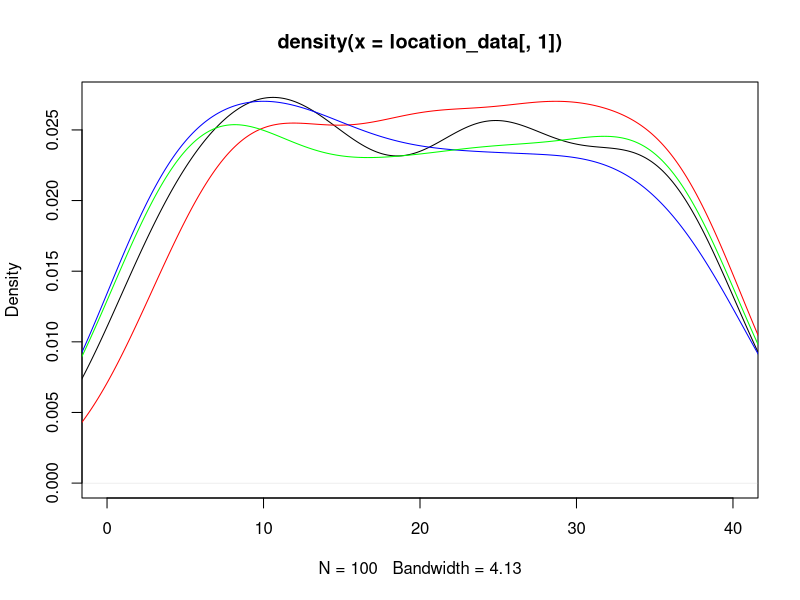
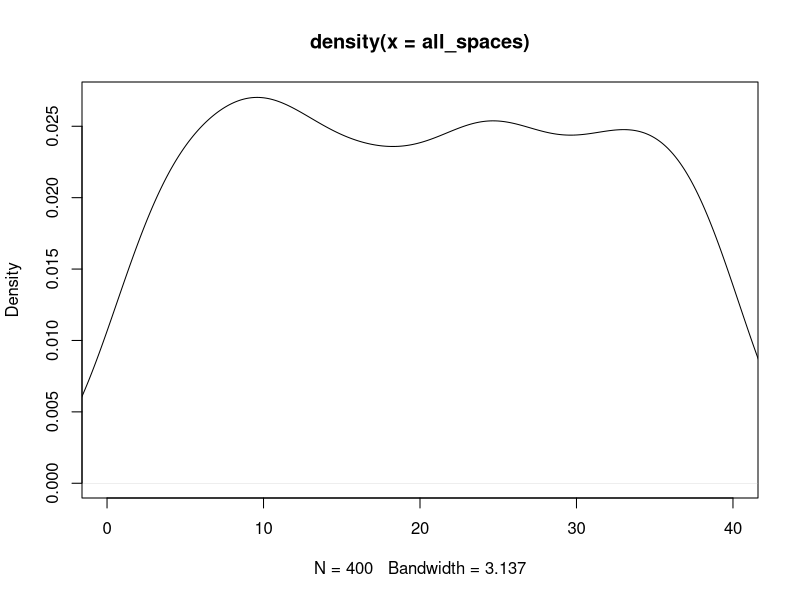
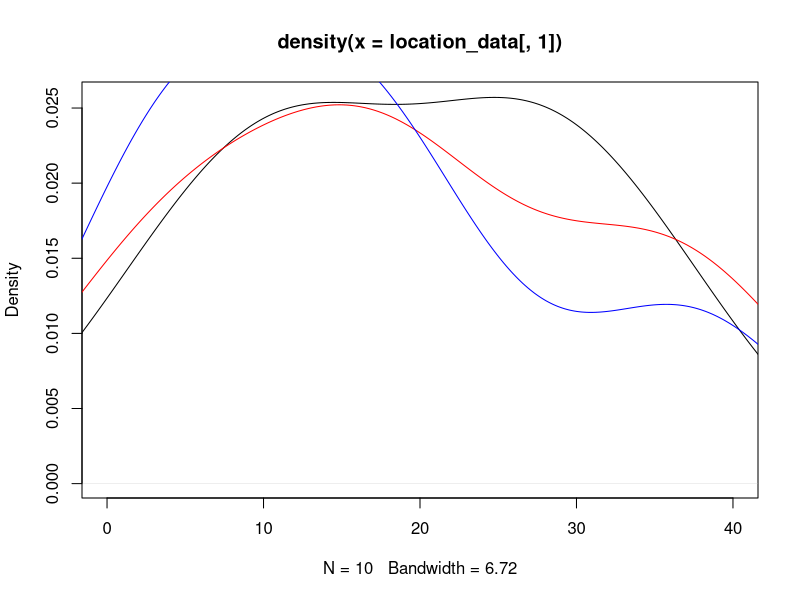
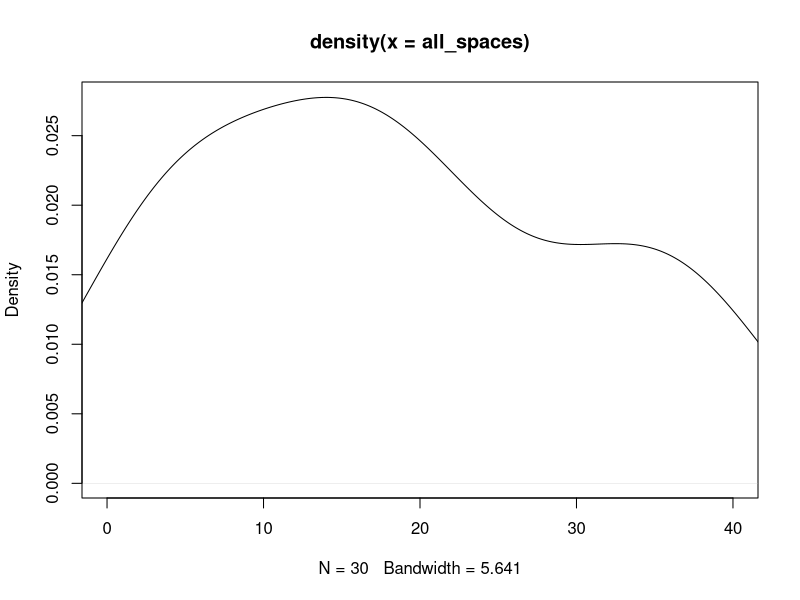

The R script that drew these images, in order: (Note: this script raises an error after producing the figures.)
## ---- chunk 1
knitr::opts_chunk$set(echo = TRUE)
## ---- chunk 2
#libraries
library(dplyr)
library(ggplot2)
## ---- chunk 3
#Kayleigh
##LET'S GET MOVING

monopolyBoard <- read.csv("MonopolyBoard.csv", header = T)
monopolyBoard

# Using dice rolls to determine where a player will land on the board
#input: "location"; a number 1-40; where the player is on the board
#output: the amount of spaces the player will move until they are on their new location

#note that this is only accounting for standard dice rolls, no special rules yet...

lets_move = function(location) {
  dice_roll_1 <- sample(1:6, 1, replace = TRUE)
  dice_roll_2 <- sample(1:6, 1, replace = TRUE)
  
  roll_total <- sum(dice_roll_1, dice_roll_2)
  roll_double <- dice_roll_1 == dice_roll_2
  
    location = location + roll_total
    
  if (location <= 40) {
    location = location
  } else {
    location = location - 40
  }
  
  space = monopolyBoard$name[monopolyBoard$spaces == location]
  
  print("You're moving forward...")
  print(roll_total)
  
  print("You're on space...")
  print(location)
  
  #print(space) #This prints out the name of the space that they land on. 
}

#testers
lets_move(1)
lets_move(25)
lets_move(38)
lets_move(40)



#A function to move players around the board and to play Monopoly!
#input: "turns"; the amount of turns we should take
#output: a player's new location on the board

lets_play = function(turns) {
  location = 1
  print("Starting Location: GO!")
  for (i in 1:turns) {
    location = lets_move(location)
  }
  print("You've landed on...")
  return(location)
}



lets_play(10) #tester #in this example if you look at a reference monopoly board and "walk" your way around the board with each move being the number in each output, you'll land on the space on the board corresponding to the final output (when counting "GO" as 1 and/or 40) 

#testers 
#"lets_move" and "lets_play" have both been edited to print out phrases for each roll and move to make it easier to determine how the player is moving. 
#"You're moving forward..." gives the player's roll
#"You're on space..." is the players position after 1 turn/"lets_move"
  # Later try to switch this print statement to the name of the spot that the player is on 
#"You've landed on..." gives the final location after running "lets_play" for "x" turns.
  # Later try to switch this print statement to the name of the spot that the player is on 

lets_play(3)
lets_play(10)

## ---- chunk 4
##DOUBLE DOWN

##WORK IN PROGRESS

#A function using dice rolls to determine how many spaces a player will move with the additional rules for "doubles" in Monopoly
#input: "location"; a number 1-40 where the player is on the board
#outut: the number of spaces the player will move on the board, with the special case of rolling three "doubles" and landing in jail
double_down = function(location) {
  dice_roll_1 <- sample(1:6, 1, replace = TRUE)
  dice_roll_2 <- sample(1:6, 1, replace = TRUE)
  
  roll_total <- sum(dice_roll_1, dice_roll_2)
  roll_double <- dice_roll_1 == dice_roll_2
  
  print("roll was")
  print(roll_total)
    
  if (roll_double) {
    
    dice_roll_3 <- sample(1:6, 1, replace = TRUE)
    dice_roll_4 <- sample(1:6, 1, replace = TRUE)
    
    roll_total_2 <- sum(dice_roll_3, dice_roll_4)
    roll_double_2 <- dice_roll_3 == dice_roll_4
    
    print("roll double was")
    print(roll_total_2)

    
    if (roll_double_2) {
      dice_roll_5 <- sample(1:6, 1, replace = TRUE)
      dice_roll_6 <- sample(1:6, 1, replace = TRUE)
      
      roll_total_3 <- sum(dice_roll_5, dice_roll_6)
      roll_double_3 <- dice_roll_5 == dice_roll_6
      
      print("roll double was")
      print(roll_total_3)
      
      if (roll_double_3) {
        location = 11 #Jail
        print("doubles, doubles, doubles")
        print("You're going to JAIL!")
        
      } else {
        location = location + roll_total + roll_total_2 + roll_total_3
        print("doubles, doubles, not doubles")
        print("You're moving forward...")
        print(roll_total + roll_total_2 + roll_total_3)
      }
    } else {
      location = location + roll_total + roll_total_2
      print("doubles, not doubles")
      print("You're moving forward...")
      print(roll_total+roll_total_2)
    }
  } else {
    location = location + roll_total
    print("no doubles")
    print("You're moving forward...")
    print(roll_total)
  }

    
  if (location <= 40) {
    location = location
  } else {
    location = location - 40
  }

  
  print("You're on space...")
  print(location)
}

double_down(1)
#text out in the function is kinda funky right but it's just to make sure its working right
#In final version switch all dice rolls to sample(1:6,...)

## ---- chunk 5
##CHANCE AND COMMUNITY CHEST CARDS
Card_Numbers <- c(1, 2, 3, 4, 5, 6, 7, 8, 9, 10, 11, 12, 13, 14, 15, 16)

Chance_Cards <- c("Advance to Boardwalk", "Advance to Go (Collect $200)", "Advance to Illinois Avenue. If you pass Go, collect $200", "Advance to St. Charles Place. If you pass Go, collect $200", "Advance to the nearest Railroad. If unowned, you may buy it from the Bank. If owned, pay owner twice the rental to which they are otherwise entitled", "Advance to the nearest Railroad. If unowned, you may buy it from the Bank. If owned, pay owner twice the rental to which they are otherwise entitled", "Advance token to nearest Utility. If unowned, you may buy it from the Bank. If owned, throw dice and pay owner a total ten times amount thrown", "Bank pays you dividend of $50", "Get Out of Jail Free", "Go Back 3 Spaces", "Go to Jail. Go directly to Jail, do not pass Go, do not collect $200", "Make general repairs on all your property. For each house pay $25. For each hotel pay $100", "Speeding fine $15", "Take a trip to Reading Railroad. If you pass Go, collect $200", "You have been elected Chairman of the Board. Pay each player $50", "Your building loan matures. Collect $150")

Chance <- data.frame(Chance_Cards, Card_Numbers)
Chance
##Chance cards to move a player to a new space:
  #1 -> Advance to Boardwalk (space 40)
  #2 -> Advance to Go (space 1)
  #3 -> Advance to Illinois Avenue (space 25)
  #4 -> Advance to St. Charles Place (space 12)
  #5 -> Advance to nearest Railroad (space(s) 6, 16, 26, 36)
  #6 -> Advance to nearest Railraod (space(s) 6, 16, 26, 36)
  #7 -> Advance to nearest Utility (space(s) 13, 29)
  #11 -> Go to Jail (space 11)
  #14 -> Take a trip to Reading Railroad (space 6)

Community_Chest_Cards <- c("Advance to Go (Collect $200)", "Bank error in your favor. Collect $200", "Doctor’s fee. Pay $50", "From sale of stock you get $50", "Get Out of Jail Free", "Go to Jail. Go directly to jail, do not pass Go, do not collect $200", "Holiday fund matures. Receive $100", "Income tax refund. Collect $20", "It is your birthday. Collect $10 from every player", "Life insurance matures. Collect $100", "Pay hospital fees of $100", "Pay school fees of $50", "Receive $25 consultancy fee", "You are assessed for street repair. $40 per house. $115 per hotel", "You have won second prize in a beauty contest. Collect $10", "You inherit $100")

Community_Chest <- data.frame(Community_Chest_Cards, Card_Numbers)
Community_Chest

##Community Chest Cards that move a player to a new space:
  #1 -> Advance to GO (space 1)
  #5 -> Go to Jail (space 11)

## ---- chunk 6
# heidi

#the function "who_goes_first" simulates the initial roll before the game begins in order to determine which player goes first
# input is a number of how many players are going to be playing
# output is the value of each players roll and the player that will start the game based on who had the highest roll
who_goes_first <- function(num_players){
  initial_rolls <- c()
  for (i in 1:num_players) {
    player_i_roll <- sum(sample(1:6, 2, replace=TRUE))
    initial_rolls <- c(initial_rolls, player_i_roll) # vector of every player's roll
    print(paste("Player", i, "rolled", player_i_roll))
  }
  cat("\n")
  if(sum(initial_rolls == max(initial_rolls)) >= 2){
    while (sum(initial_rolls == max(initial_rolls)) >= 2) { # if players tied for highest number
      tied_players <- which(initial_rolls==max(initial_rolls)) # identify which players tied
      print("It's a tie! Roll again")
      cat("\n")
      tie_breaker_rolls <- c()
      for (i in tied_players) { # tied players roll again
       player_i_roll2 <- sum(sample(1:6, 2, replace=TRUE))
       tie_breaker_rolls <- c(tie_breaker_rolls, player_i_roll2)
       print(paste("Player", i, "rolled", player_i_roll2))
      }
      initial_rolls <- tie_breaker_rolls
      highest_roll <- max(tie_breaker_rolls)
      highest_player2 <- tied_players[which(tie_breaker_rolls == highest_roll)]
    }
    cat("\n")
    print(paste("Player", highest_player2, "goes first!"))
  }
  else {
    highest_player <- which.max(initial_rolls) # who rolled the highest number
    print(paste("Player", highest_player, "goes first!"))
  }
}

who_goes_first(4) # test function

## ---- chunk 7
# Olivia
# Website for data: https://stat-jet-asu.github.io/Datasets/InstructorDescriptions/monopoly.html

monopolyBoard <- read.csv("MonopolyBoard.csv", header = T)
head(monopolyBoard)

# This section is for question number 2

# Kayleigh's lets_play function from above incorporating players and density plots
# uses lets_move function from above
# input: turns, # of turns to iterate through; players, number of players (2-4)
# output: density plot with a line for each player's frequency of spaces landed on 
# & density plot for the combined frequency of spaces landed on for all players

lets_play = function(turns, players) {
  location_data <- as.data.frame(matrix(nrow = turns, ncol = players))
  
for (j in 1:players) {
  location = 1
  
  for (i in 1:turns) {
    
    location = lets_move(location)
    location_data[i,j] <- location
    }
  }
  
  # creates density plot of frequency of landing on each space for each player
  plot(density(location_data[,1]), xlim = c(0,40), col = "black")
  
  colors <- c("red", "blue", "green")
  
  for (k in 2:players) {
  lines(density(location_data[,k]), col = colors[k-1]) # adds a density line for each player after the first
  }
  
  # creates density plot for total frequency landing on each space (all players spaces included)
  all_spaces <- as.vector(as.matrix(location_data))
  plot(density(all_spaces), xlim = c(0,40), col = "black")
}
lets_play(100, 4)

## ---- chunk 8
who_goes_first2 <- function(num_players){
  initial_rolls <- c()
  for (i in 1:num_players) {
    player_i_roll <- sum(sample(1:6, 2, replace=TRUE))
    initial_rolls <- c(initial_rolls, player_i_roll) # vector of every player's roll
#    print(paste("Player", i, "rolled", player_i_roll))
  }
  cat("\n")
  if(sum(initial_rolls == max(initial_rolls)) >= 2){
    while (sum(initial_rolls == max(initial_rolls)) >= 2) { # if players tied for highest number
      tied_players <- which(initial_rolls==max(initial_rolls)) # identify which players tied
#      print("It's a tie! Roll again")
#      cat("\n")
      tie_breaker_rolls <- c()
      for (i in tied_players) { # tied players roll again
       player_i_roll2 <- sum(sample(1:6, 2, replace=TRUE))
       tie_breaker_rolls <- c(tie_breaker_rolls, player_i_roll2)
#       print(paste("Player", i, "rolled", player_i_roll2))
      }
      initial_rolls <- tie_breaker_rolls
      highest_roll <- max(tie_breaker_rolls)
      highest_player2 <- tied_players[which(tie_breaker_rolls == highest_roll)]
    }
#    cat("\n")
#    print(paste("Player", highest_player2, "goes first!"))
  }
  else {
    highest_player <- which.max(initial_rolls) # who rolled the highest number
#    print(paste("Player", highest_player, "goes first!"))
#    return(highest_player)
  
    
  # creating player order
  player_order <- length(num_players)
  player_order[1] <- as.integer(highest_player)

 for (j in 2:num_players) {
    
  player_order[j] <- as.integer(player_order[j-1] + 1)
  if (player_order[j] > num_players) {
    player_order[j] <- 1
  }
 }
  print(player_order)
  }
  
  playerlist <- (list(highest_player, player_order))
  return(playerlist)
}

#who_goes_first2(4)

## ---- chunk 9
# Question number 3 -- including jail and double rolls

lets_move2 = function(location) {
  dice_roll_1 <- sample(1:6, 1, replace = TRUE)
  dice_roll_2 <- sample(1:6, 1, replace = TRUE)
  
  roll_total <- sum(dice_roll_1, dice_roll_2)
  roll_double <- dice_roll_1 == dice_roll_2
  
    location = location + roll_total # updates location to be previous location + roll total
    double3 = "false" # double3 is assigned "true" if the player double rolls 3x (as seen in if statement below), otherwise it is assigned "false" 
    
  # first double roll -> roll again
  if (roll_double == TRUE) {
    dice_roll_3 <- sample(1:6, 1, replace = TRUE)
    dice_roll_4 <- sample(1:6, 1, replace = TRUE)
    
    roll_total2 <- sum(dice_roll_3, dice_roll_4)
    roll_double2 <- dice_roll_3 == dice_roll_4
    
    location = location + roll_total2
    double3 = "false"
    
    # if player is at a location past 40, subtract 40 so they go back to the GO space at location "41"
    # this is included in each if statement below so that it applies if player has to roll again
    if (location <= 40) {
      location = location
    } else {
      location = location - 40
    }
     
      # second double roll -> roll again
      if (roll_double2 == TRUE) {
        dice_roll_5 <- sample(1:6, 1, replace = TRUE)
        dice_roll_6 <- sample(1:6, 1, replace = TRUE)
    
        roll_total3 <- sum(dice_roll_5, dice_roll_6)
        roll_double3 <- dice_roll_5 == dice_roll_6
    
        location = location + roll_total3
        double3 = "false"
        
        if (location <= 40) {
          location = location
        } else {
          location = location - 40
        }
        
        # third double roll -> go to jail
          if (roll_double3 == TRUE) {
            location = monopolyBoard$spaces[monopolyBoard$name == "Jail"]
            double3 = "true"
          }
      }
  }  
    
  if (location <= 40) {
    location = location
  } else {
    location = location - 40
  }
  
  listdata <- (list(location, double3)) # creates list for outputs "location" and "double3"
  # if you need to access location from this function, use lets_move2(location)[[1]]
  # if you need to access double3, use lets_move2(double3)[[2]]
  return(listdata)
  
}


# lets_play2 is currently set up to have each player go thru all their turns and then move onto the next player
# probably need to fix this for question 5

## ---- chunk 10

lets_play2 = function(turns, players) {
  
  
  location_data <- as.data.frame(matrix(nrow = turns, ncol = players)) # dataframe will keep data for locations of players for each turn
  double3data <- as.data.frame(matrix(nrow = turns, ncol = players)) # dataframe will say "true" if player double rolled 3x (which lands them in jail) and "false" if they didn't double roll 3x
  
    # puts players in order
    colnames(location_data) <- who_goes_first2(players)[[2]]
  
    location = 1 # each player starts at location 1
    location_data[1,] <- location
    double3 = 0 # initializing "double3" which will be later assigned a "true" or "false" based on if player double rolled 3x
  
    for (i in 2:turns) { # iterates through number of turns
      
        for (j in 1:players) { # rotates through each player
          
        location = lets_move2(location_data[i-1,j])[[1]] # takes location from lets_move2 function and assigns it to location
        location_data[i,j] <- as.integer(location) # puts location value into the dataframe of locations for each player
        double3data[i,j] <- lets_move2(double3)[[2]] # takes "true" or "false" value from double3 and adds it to double3data dataframe
        
      # deals with landing in jail from "go to jail" space and staying there for next 3 turns
      if (31 %in% location_data[i-1,j]) { # if you landed on 31 in the last turn (i-1 turn), you go to jail (space 11) for the ith turn
        location <- 11
        location_data[i,j] <- as.integer(location) # new location is 11
      } else if (11 %in% location_data[i-1,j] & 31 %in% location_data[i-2,j]) { # if you were on space 11 last turn AND you were on space 31 2 turns ago, you stay in jail (space 11) for turn i
        location <- 11
        location_data[i,j] <- as.integer(location)  
      } else if (11 %in% location_data[i-2,j] & 31 %in% location_data[i-3,j]) {
        location <- 11
        location_data[i,j] <- as.integer(location)
      }
        
      # landing in jail from 3x double roll and staying there for next 3 turns
      if (11 %in% location_data[i,j] & "true" %in% double3data[i-1,j]) { # if player's location is 11 (jail) and double3data is"true" (player double rolled 3x), player stays in jail. all 3 if/else if statements keep player in jail for the next 3 turns
        location <- 11
        location_data[i,j] <- as.integer(location)
      } else if (11 %in% location_data[i-1,j] & "true" %in% double3data[i-2,j]) { # 
        location <- 11
        location_data[i,j] <- as.integer(location)
      } else if (11 %in% location_data[i-2,j] & "true" %in% double3data[i-3,j]) {
        location <- 11
        location_data[i,j] <- as.integer(location)
      }
        
    }
  }
  print(location_data)
  
  # creates density plot of frequency of landing on each space for each player
  plot(density(location_data[,1]), xlim = c(0,40), col = "black")
  
  colors <- c("red", "blue", "green")
  
  for (k in 2:players) {
    lines(density(location_data[,k]), col = colors[k-1]) # adds a density line for each player after the first
  }
  
  # creates density plot for total frequency landing on each space (all players spaces included)
  all_spaces <- as.vector(as.matrix(location_data))
  plot(density(all_spaces), xlim = c(0,40), col = "black")
  
}
 
lets_play2(10, 3)

location_data

# how should we go about recording spaces landed on when double rolls occur?

## ---- chunk 11
# olivia (ignore this its a work in progress)
# Figure out how to have players pay and recieve money from landing on chance and community chest spaces

     if(draw_card == 5){
        if(location >= 37 && location <= 5){
              location = 6
              
              
            } else if (location >= 6 && location <= 15){
                location = 16
              } else {
                if(location >= 16 && location <= 25){
                  location = 26
                } else {
                  location = 36
                }
              }
            }
  
    if(draw_card == 6){
        if(location >= 37 && location <= 5){
              location = 6
            } else {
              if (location >= 6 && location <= 15){
                location = 16
              } else {
                if(location >= 16 && location <= 25){
                  location = 26
                } else {
                  location = 36
                }
              }
            }
    }

#################

Updating_Player_Bank <- function(location) {
  if(location == 2 || location == 4 || location == 6 || location == 7 || location == 9 || location == 10 || location == 12 || location == 13 || location == 14 || location == 15 || location == 16 || location == 17 || location == 19 || location == 20 || location == 22 || location == 24 || location == 25 || location == 26 || location == 27 || location == 28 || location == 29 || location == 30 || location == 32 || location == 33 || location == 35 || location == 36 || location == 38 || location == 40){
    location = location
    spot <- which(Property_Statuses$Space == location)
    cost <- which(monopolyBoard$spaces == location)
    owned_by_player <- Property_Statuses$Owned_By_Player[spot]
#    The_Players$Player_Bank[owned_by_player] <- The_Players$Player_Bank[owned_by_player] + monopolyBoard$rent_0[cost]
#    The_Players$Player_Bank[owned_by_player]
#    print(The_Players)
#    print(owned_by_player)
#    print(cost)
    
#    The_Players$Player_Bank[owned_by_player] <- The_Players$Player_Bank[owned_by_player] + monopolyBoard$rent_0[cost]
#    p1 <- The_Players$Player_Bank[owned_by_player]
#    The_Players$Player_Bank[j] <- The_Players$Player_Bank[j] - monopolyBoard$rent_0[cost]
#    p2 <- The_Players$Player_Bank[j]
    
    bank_list <- list(owned_by_player, cost)
    return(bank_list)

  }
}

Updating_Player_Bank(15)

#########################################

lets_move3 = function(location) {
  dice_roll_1 <- sample(1:6, 1, replace = TRUE)
  dice_roll_2 <- sample(1:6, 1, replace = TRUE)
  
  roll_total <- sum(dice_roll_1, dice_roll_2)
  roll_double <- dice_roll_1 == dice_roll_2
  
    location = location + roll_total
    double3 = "false"
  
#  print("your roll total is...")
#  print(roll_total)

  if (location <= 40) {
      location = location
  } else {
      location = location - 40
  }
   
#  print("your location is...")
#  print(location)
  
#  Updating_Player_Bank(location)
  
  if(location == 8 || location == 23 || location == 27) {
    location = Drawing_Chance(location)
#    print("your location is...")
#    print(location)
#    Updating_Player_Bank(location)
  }
  
  if(location == 3 || location == 18 || location == 34) {
    location = Drawing_Community_Chest(location)
#    print("your location is...")
#    print(location)
#    Updating_Player_Bank(location)
  }
    
  # first double roll -> roll again
  if (roll_double == TRUE) {
    dice_roll_3 <- sample(1:6, 1, replace = TRUE)
    dice_roll_4 <- sample(1:6, 1, replace = TRUE)
    
    roll_total2 <- sum(dice_roll_3, dice_roll_4)
    roll_double2 <- dice_roll_3 == dice_roll_4
    
    location = location + roll_total2
    double3 = "false"
#    print("1 double")
    
    if (location <= 40) {
      location = location
    } else {
      location = location - 40
    }
    
    
    if(location == 8 || location == 23 || location == 27) {
    location = Drawing_Chance(location)
    }
  
  if(location == 3 || location == 18 || location == 34) {
    location = Drawing_Community_Chest(location)
  }
    
#    Updating_Player_Bank(location)
     
      # second double roll -> roll again
      if (roll_double2 == TRUE) {
        dice_roll_5 <- sample(1:6, 1, replace = TRUE)
        dice_roll_6 <- sample(1:6, 1, replace = TRUE)
    
        roll_total3 <- sum(dice_roll_5, dice_roll_6)
        roll_double3 <- dice_roll_5 == dice_roll_6
    
        location = location + roll_total3
        double3 = "false"
#        print("2 doubles")
        
        if (location <= 40) {
          location = location
        } else {
          location = location - 40
        }
        
        
        if(location == 8 || location == 23 || location == 27) {
          location = Drawing_Chance(location)
        }
  
        if(location == 3 || location == 18 || location == 34) {
          location = Drawing_Community_Chest(location)
         
        }
        
#        Updating_Player_Bank(location)
        
        # third double roll -> go to jail
          if (roll_double3 == TRUE) {
            location = monopolyBoard$spaces[monopolyBoard$name == "Jail"]
            double3 = "true"
#            print("three doubles")
          }
      }
  }  
   
  location = location 
  
#  print("your location is...")
#  print(location)
  listdata <- (list(location, double3))
  return(listdata)
  
}

##########

# replaces NAs in rent_0 column with 0s
monopolyBoard$rent_0[is.na(monopolyBoard$rent_0) == TRUE] <- as.integer(0)

lets_play_idk = function(turns, players) {
  
  location_data <- as.data.frame(matrix(nrow = turns, ncol = players))
  double3data <- as.data.frame(matrix(nrow = turns, ncol = players))
#  player_bank_amount <- 0
  player_bank_data <- data.frame(matrix(nrow = 2, ncol = players))
  
    colnames(location_data) <- who_goes_first2(players)[[2]]
  
    location = 1
    location_data[1,] <- location
    double3 = 0
  
    for (i in 2:turns) {
      
        for (j in 1:players) {
          
        location = lets_move3(location_data[i-1,j])[[1]]
        location_data[i,j] <- as.integer(location)
        double3data[i,j] <- lets_move3(double3)[[2]]
        
  #      player_bank_amount <- lets_move3(location_data[i-1,j])[[3]]
  #      player_bank_data <- as.integer(player_bank_amount)
        
      # deals with landing in jail from "go to jail" space and staying there for next 3 turns
      if (31 %in% location_data[i-1,j]) { # if you land on 31 (go to jail), next location is in jail (space 11)
        location <- 11
        location_data[i,j] <- as.integer(location)
      } else if (11 %in% location_data[i-1,j] & 31 %in% location_data[i-2,j]) {
        location <- 11
        location_data[i,j] <- as.integer(location)
      } else if (11 %in% location_data[i-2,j] & 31 %in% location_data[i-3,j]) {
        location <- 11
        location_data[i,j] <- as.integer(location)
      }
        
      # landing in jail from 3x double roll and staying there for next 3 turns
      if (11 %in% location_data[i,j] & "true" %in% double3data[i-1,j]) { # "true" means player double rolled 3x -> jail
        location <- 11
        location_data[i,j] <- as.integer(location)
      } else if (11 %in% location_data[i-1,j] & "true" %in% double3data[i-2,j]) { # 
        location <- 11
        location_data[i,j] <- as.integer(location)
      } else if (11 %in% location_data[i-2,j] & "true" %in% double3data[i-3,j]) {
        location <- 11
        location_data[i,j] <- as.integer(location)
      }
        
#      player_bank_data[j] <- Updating_Player_Bank(location_data[i,j])[[1]]
        
        
          if(location == 2 || location == 4 || location == 6 || location == 7 || location == 9 || location == 10 || location == 12 || location == 13 || location == 14 || location == 15 || location == 16 || location == 17 || location == 19 || location == 20 || location == 22 || location == 24 || location == 25 || location == 26 || location == 27 || location == 28 || location == 29 || location == 30 || location == 32 || location == 33 || location == 35 || location == 36 || location == 38 || location == 40) {
            
    location = location
    spot <- which(Property_Statuses$Space == location)
    cost <- which(monopolyBoard$spaces == location)
    owned_by_player <- Property_Statuses$Owned_By_Player[spot]
        
        
#       owned_by_player <- Updating_Player_Bank(location_data[i,j])[[1]]
#       cost <- Updating_Player_Bank(location_data[i,j])[[2]]
       The_Players$Player_Bank[owned_by_player] <- The_Players$Player_Bank[owned_by_player] + monopolyBoard$rent_0[cost]
       The_Players$Player_Bank[j] <- The_Players$Player_Bank[j] - monopolyBoard$rent_0[cost]
          }
#  return(The_Players)
    }
  }
  print(location_data)
  print(double3data)
#  print(player_bank_data)
  print(The_Players)
  
  # creates density plot of frequency of landing on each space for each player
  plot(density(location_data[,1]), xlim = c(0,40), col = "black")
  
  plot(location_data[,1], xlim= c(0,40), col="black", type="h", xlab="Spaces", ylab="Frequency", main="Frequency of Landing on Each Space for Each Player")
  
  colors <- c("red", "blue", "green")
  
  for (k in 2:players) {
    lines(density(location_data[,k]), col = colors[k-1]) # adds a density line for each player after the first
  }
  
  # creates density plot for total frequency landing on each space (all players spaces included)
  all_spaces <- as.vector(as.matrix(location_data))
  plot(density(all_spaces), xlim = c(0,40), col = "black")
 
}

lets_play_idk(10, 4)

## ---- chunk 12
#4 - Kayleigh and Maddie 
#Chance - spaces 8, 23, 37
#Community Chest - spaces 3, 18, 34
Chance

Drawing_Chance = function(location) {
  location = location
  draw_card <- sample(1:16, 1, replace = TRUE)
  player_card <- Chance$Chance_Cards[draw_card]
  print(player_card)

  
      if(draw_card == 1) {
        location = 1
      }
      
      if(draw_card == 2) {
        location = 1
      }
      
      if(draw_card == 3) {
        location = 25
      }
  
      if(draw_card == 4){
        location = 12
      }
  
      if(draw_card == 5){
        if(location >= 37 && location <= 5){
              location = 6
            } else {
              if (location >= 6 && location <= 15){
                location = 16
              } else {
                if(location >= 16 && location <= 25){
                  location = 26
                } else {
                  location = 36
                }
              }
            }
    }
  
    if(draw_card == 6){
        if(location >= 37 && location <= 5){
              location = 6
            } else {
              if (location >= 6 && location <= 15){
                location = 16
              } else {
                if(location >= 16 && location <= 25){
                  location = 26
                } else {
                  location = 36
                }
              }
            }
    }
  
    if(draw_card == 7){
        if(location >= 29 && location <= 12){
              location = 13
            } else {
              location = 29
    }
  }
  
    if(draw_card == 11) {
      location = 11
    }
  
    if(draw_card == 14) {
      location = 6
    }
  
    if(draw_card == 10) {
      location = location - 3
    }
  
    location = location
    return(location)
}

Drawing_Chance(8)
Drawing_Chance(23)
Drawing_Chance(37)

Drawing_Community_Chest = function(location) {
  location = location
  draw_card_chest <- sample(1:16, 1, replace = TRUE)
  player_card_chest <- Community_Chest$Community_Chest_Cards[draw_card_chest]
  print(player_card_chest)
  print(location)
  
  if (draw_card_chest == 1) {
    location = 1
  } else {
    if (draw_card_chest == 6) {
    location = 11
    } else {
      location = location
    }
  
  }
  
  location = location 
  return(location)
}

Drawing_Community_Chest(3)
Drawing_Community_Chest(18)
Drawing_Community_Chest(34)

lets_move3 = function(location) {
  dice_roll_1 <- sample(1:6, 1, replace = TRUE)
  dice_roll_2 <- sample(1:6, 1, replace = TRUE)
  
  roll_total <- sum(dice_roll_1, dice_roll_2)
  roll_double <- dice_roll_1 == dice_roll_2
  
    location = location + roll_total
    double3 = "false"
  
  print("your roll total is...")
  print(roll_total)

  if (location <= 40) {
      location = location
  } else {
      location = location - 40
  }
   
  print("your location is...")
  print(location)
  
  if(location == 8 || location == 23 || location == 27) {
    location = Drawing_Chance(location)
    print("your location is...")
    print(location)
  }
  
  if(location == 3 || location == 18 || location == 34) {
    location = Drawing_Community_Chest(location)
    print("your location is...")
    print(location)
  }
    
  # first double roll -> roll again
  if (roll_double == TRUE) {
    dice_roll_3 <- sample(1:6, 1, replace = TRUE)
    dice_roll_4 <- sample(1:6, 1, replace = TRUE)
    
    roll_total2 <- sum(dice_roll_3, dice_roll_4)
    roll_double2 <- dice_roll_3 == dice_roll_4
    
    location = location + roll_total2
    double3 = "false"
    print("1 double")
    
    if (location <= 40) {
      location = location
    } else {
      location = location - 40
    }
    
    
    if(location == 8 || location == 23 || location == 27) {
    location = Drawing_Chance(location)
    }
  
  if(location == 3 || location == 18 || location == 34) {
    location = Drawing_Community_Chest(location)
    }
     
      # second double roll -> roll again
      if (roll_double2 == TRUE) {
        dice_roll_5 <- sample(1:6, 1, replace = TRUE)
        dice_roll_6 <- sample(1:6, 1, replace = TRUE)
    
        roll_total3 <- sum(dice_roll_5, dice_roll_6)
        roll_double3 <- dice_roll_5 == dice_roll_6
    
        location = location + roll_total3
        double3 = "false"
        print("2 doubles")
        
        if (location <= 40) {
          location = location
        } else {
          location = location - 40
        }
        
        if(location == 8 || location == 23 || location == 27) {
          location = Drawing_Chance(location)
        }
  
        if(location == 3 || location == 18 || location == 34) {
          location = Drawing_Community_Chest(location)
         
        }
        
        # third double roll -> go to jail
          if (roll_double3 == TRUE) {
            location = monopolyBoard$spaces[monopolyBoard$name == "Jail"]
            double3 = "true"
            print("three doubles")
          }
      }
  }  
   
  location = location 
  
  print("your location is...")
  print(location)
  listdata <- (list(location, double3))
  return(listdata)
  
}

lets_move3(1)


lets_play3 = function(turns, players) {
  
  location_data <- as.data.frame(matrix(nrow = turns, ncol = players))
  double3data <- as.data.frame(matrix(nrow = turns, ncol = players))
  
    colnames(location_data) <- who_goes_first2(players)[[2]]
  
    location = 1
    location_data[1,] <- location
    double3 = 0
  
    for (i in 2:turns) {
      
        for (j in 1:players) {
          
        location = lets_move3(location_data[i-1,j])[[1]]
        location_data[i,j] <- as.integer(location)
        double3data[i,j] <- lets_move3(double3)[[2]]
        
      # deals with landing in jail from "go to jail" space and staying there for next 3 turns
      if (31 %in% location_data[i-1,j]) { # if you land on 31 (go to jail), next location is in jail (space 11)
        location <- 11
        location_data[i,j] <- as.integer(location)
      } else if (11 %in% location_data[i-1,j] & 31 %in% location_data[i-2,j]) {
        location <- 11
        location_data[i,j] <- as.integer(location)
      } else if (11 %in% location_data[i-2,j] & 31 %in% location_data[i-3,j]) {
        location <- 11
        location_data[i,j] <- as.integer(location)
      }
        
      # landing in jail from 3x double roll and staying there for next 3 turns
      if (11 %in% location_data[i,j] & "true" %in% double3data[i-1,j]) { # "true" means player double rolled 3x -> jail
        location <- 11
        location_data[i,j] <- as.integer(location)
      } else if (11 %in% location_data[i-1,j] & "true" %in% double3data[i-2,j]) { # 
        location <- 11
        location_data[i,j] <- as.integer(location)
      } else if (11 %in% location_data[i-2,j] & "true" %in% double3data[i-3,j]) {
        location <- 11
        location_data[i,j] <- as.integer(location)
      }
        
    }
  }
  print(location_data)
  print(double3data)


  
  # creates density plot of frequency of landing on each space for each player
  plot(density(location_data[,1]), xlim = c(0,40), col = "black")
  
  plot(location_data[,1], xlim= c(0,40), col="black", type="h", xlab="Spaces", ylab="Frequency", main="Frequency of Landing on Each Space for Each Player")
  
  colors <- c("red", "blue", "green")
  
  for (k in 2:players) {
    lines(density(location_data[,k]), col = colors[k-1]) # adds a density line for each player after the first
  }
  
  # creates density plot for total frequency landing on each space (all players spaces included)
  all_spaces <- as.vector(as.matrix(location_data))
  plot(density(all_spaces), xlim = c(0,40), col = "black")
  
}


lets_play3(100, 4)

## ---- chunk 13

#use lets_move2 for freq plot

 
## ---- chunk 14
#hello
dice_roll <- sum(sample(1:6, 2, replace = TRUE))
dice_roll

Drawing_Chance = function(location) {
  location = location
  draw_card <- sample(1:16, 1, replace = TRUE)
  player_card <- Chance$Chance_Cards[draw_card]
  print(player_card)

  
      if(draw_card == 1) {
        location = 1
      }
      
      if(draw_card == 2) {
        location = 1
        Player_Bank = Player_Bank + 200
      }
      
      if(draw_card == 3) {
        if(location > 25){
          Player_Bank = Player_Bank + 200
        }else{
          Player_Bank = Player_Bank
    }
        location = 25
      }
  
      if(draw_card == 4){
        if(location > 13 ){
          Player_Bank = Player_Bank + 200
        }else{
          Player_Bank = Player_Bank
    }
        location = 12
      }
  
      if(draw_card == 5){
        if(location >= 37 && location <= 5){
              location = 6
            } else {
              if (location >= 6 && location <= 15){
                location = 16
              } else {
                if(location >= 16 && location <= 25){
                  location = 26
                } else {
                  location = 36
                }
              }
            }
    }
  
    if(draw_card == 6){
        if(location >= 37 && location <= 5){
              location = 6
            } else {
              if (location >= 6 && location <= 15){
                location = 16
              } else {
                if(location >= 16 && location <= 25){
                  location = 26
                } else {
                  location = 36
                }
              }
            }
    }
  
    if(draw_card == 7){
        if(location >= 29 && location <= 12){
              location = 13
            } else {
              location = 29
    }
    }
  
    if(draw_card == 8){
      Player_Bank = Player_Bank + 50
    }
  
    if(draw_card == 10) {
      location = location - 3
    }
  
    if(draw_card == 11) {
      location = 11
    }
  
    if(draw_card == 13){
      Player_Bank = Player_Bank - 15
    }
  
    if(draw_card == 14) {
      if(location > 6){
        Player_Bank = Player_Bank + 200
      }else{
        Player_Bank = Player_Bank
    }
      location = 6
    }
  
    if(draw_card == 16){
      Player_Bank = Player_Bank + 150
    }
  
   
    location = location
    return(location)
}

Drawing_Community_Chest = function(location) {
  location = location
  draw_card_chest <- sample(1:16, 1, replace = TRUE)
  player_card_chest <- Community_Chest$Community_Chest_Cards[draw_card_chest]
  print(player_card_chest)
  print(location)
  
  
  if (draw_card_chest == 1) {
    location = 1
    Player_Bank = Player_Bank + 200
  }
  
  #Bank error in your favor. Collect $200
  if(draw_card == 2){
    Player_Bank = Player_Bank + 200
  }
  
  #Doctor’s fee. Pay $50
  if(draw_card == 3){
    Player_Bank = Player_Bank - 50
  }
  
  #From sale of stock you get $50
  if(draw_card == 4){
    Player_Bank = Player_Bank + 50
  }
  
  if(draw_card_chest == 6) {
    location = 11
  }
  
  #Holiday fund matures. Receive $100
  if(draw_card == 7){
    Player_Bank = Player_Bank + 100
  }
  
  #Income tax refund. Collect $20
  if(draw_card == 8){
    Player_Bank = Player_Bank + 20
  }
  
  #Life insurance matures. Collect $100
  if(draw_card == 10){
    Player_Bank = Player_Bank + 100
  }
  
  #Pay hospital fees of $100
  if(draw_card == 11){
    Player_Bank = Player_Bank - 100
  }
  
  #Pay school fees of $50
  if(draw_card == 12){
    Player_Bank = Player_Bank - 50
  }
  
  #Receive $25 consultancy fee
  if(draw_card == 13){
    Player_Bank = Player_Bank + 25
  }
  
  #You have won second prize in a beauty contest. Collect $10
  if(draw_card == 15){
    Player_Bank = Player_Bank + 10
  }
  
  #You inherit $100
  if(draw_card == 16){
    Player_Bank = Player_Bank + 100
  }
  
  location = location 
  return(location)
}



Chance
Community_Chest
## ---- chunk 15
library(tidyverse)
## ---- chunk 16
Players <- c("Player 1", "Player 2", "Player 3", "Player 4")
Player_Bank <- c(1250, 1250, 1250, 1250)
The_Players <- data.frame(Players, Player_Bank)

Property <- c("Mediterranean", "Baltic", "Reading Railroad", "Oriental", "Vermot", "Connecticut", "St. Charles", "Electric Company", "States", "Virginia", "Pennsylvania Railroad", "St. James", "Tennessee", "New York", "Kentucky", "Indiana", "Illinios", "B&O Railroad", "Atlantic", "Ventnor", "Water Works", "Marvin Gardens", "Pacific", "N. Carolina", "Pennsylvania", "Short Line Railroad", "Park Place", "Boardwalk")
Owned_By_Player <- sample(1:4, 28, replace = TRUE)
Space <- c(2, 4, 6, 7, 9, 10, 12, 13, 14, 15, 16, 17, 19, 20, 22, 24, 25, 26, 27, 28, 29, 30, 32, 33, 35, 36, 38, 40)
Property_Statuses <- data.frame(Property, Space, Owned_By_Player)
Property_Statuses


Updating_Player_Bank <- function(location, j) {
  if(location == 2 || location == 4 || location == 6 || location == 7 || location == 9 || location == 10 || location == 12 || location == 13 || location == 14 || location == 15 || location == 16 || location == 17 || location == 19 || location == 20 || location == 22 || location == 24 || location == 25 || location == 26 || location == 27 || location == 28 || location == 29 || location == 30 || location == 32 || location == 33 || location == 35 || location == 36 || location == 38 || location == 40){
    
    location = location
    spot <- which(Property_Statuses$Space == location)
    cost <- which(monopolyBoard$spaces == location)
    owned_by_player <- Property_Statuses$Owned_By_Player[spot]
    
    The_Players$Player_Bank[owned_by_player] <- The_Players$Player_Bank[owned_by_player] + monopolyBoard$rent_0[cost]
    
    The_Players$Player_Bank[j] <- The_Players$Player_Bank[j] - monopolyBoard$rent_0[cost]
    
    The_Players
  }
}

Updating_Player_Bank(2, 3)

lets_move3 = function(location) {
  dice_roll_1 <- sample(1:6, 1, replace = TRUE)
  dice_roll_2 <- sample(1:6, 1, replace = TRUE)
  
  roll_total <- sum(dice_roll_1, dice_roll_2)
  roll_double <- dice_roll_1 == dice_roll_2
  
    location = location + roll_total
    double3 = "false"


  if (location <= 40) {
      location = location
  } else {
      location = location - 40
  }

  if(location == 8 || location == 23 || location == 27) {
    location = Drawing_Chance(location)

  }
  
  if(location == 3 || location == 18 || location == 34) {
    location = Drawing_Community_Chest(location)

  }

Updating_Player_Bank(location, j)

  # first double roll -> roll again
  if (roll_double == TRUE) {
    dice_roll_3 <- sample(1:6, 1, replace = TRUE)
    dice_roll_4 <- sample(1:6, 1, replace = TRUE)
    
    roll_total2 <- sum(dice_roll_3, dice_roll_4)
    roll_double2 <- dice_roll_3 == dice_roll_4
    
    location = location + roll_total2
    double3 = "false"

    
    if (location <= 40) {
      location = location
    } else {
      location = location - 40
    }
    
    
    if(location == 8 || location == 23 || location == 27) {
    location = Drawing_Chance(location)
    }
  
  if(location == 3 || location == 18 || location == 34) {
    location = Drawing_Community_Chest(location)
    }
    
    Updating_Player_Bank(location, j)
    
      # second double roll -> roll again
      if (roll_double2 == TRUE) {
        dice_roll_5 <- sample(1:6, 1, replace = TRUE)
        dice_roll_6 <- sample(1:6, 1, replace = TRUE)
    
        roll_total3 <- sum(dice_roll_5, dice_roll_6)
        roll_double3 <- dice_roll_5 == dice_roll_6
    
        location = location + roll_total3
        double3 = "false"
        
        if (location <= 40) {
          location = location
        } else {
          location = location - 40
        }
        
        if(location == 8 || location == 23 || location == 27) {
          location = Drawing_Chance(location)
        }
  
        if(location == 3 || location == 18 || location == 34) {
          location = Drawing_Community_Chest(location)
         
        }
        
        Updating_Player_Bank(location, j)
        
        # third double roll -> go to jail
          if (roll_double3 == TRUE) {
            location = monopolyBoard$spaces[monopolyBoard$name == "Jail"]
            double3 = "true"
          }
      }
  }  
   
  location = location 
}

lets_move3(2)


lets_play4 = function(turns, players) {
  
  location_data <- as.data.frame(matrix(nrow = turns, ncol = players))
  double3data <- as.data.frame(matrix(nrow = turns, ncol = players))
  players_banks <- as.data.frame(matrix(nrow = turns, ncol = players))

print(Property_Statuses)

  for (j in 1:players) {
    location = 1
    double3 = 0
    
    
    for (i in 1:turns) {
        print("player")
        print(j)
        location = lets_move3(location)[[1]]
        location_data[i,j] <- as.integer(location)
        double3data[i,j] <- lets_move3(double3)[[2]]

                
      # deals with landing in jail from "go to jail" space and staying there for next 3 turns
      if (31 %in% location_data[i-1,j]) { # if you land on 31 (go to jail), next location is in jail (space 11)
        location <- 11
        location_data[i,j] <- as.integer(location)
      } else if (11 %in% location_data[i-1,j] & 31 %in% location_data[i-2,j]) {
        location <- 11
        location_data[i,j] <- as.integer(location)
      } else if (11 %in% location_data[i-2,j] & 31 %in% location_data[i-3,j]) {
        location <- 11
        location_data[i,j] <- as.integer(location)
      }
        
      # landing in jail from 3x double roll and staying there for next 3 turns
      if (11 %in% location_data[i,j] & "true" %in% double3data[i-1,j]) { # "true" means player double rolled 3x -> jail
        location <- 11
        location_data[i,j] <- as.integer(location)
      } else if (11 %in% location_data[i-1,j] & "true" %in% double3data[i-2,j]) { # 
        location <- 11
        location_data[i,j] <- as.integer(location)
      } else if (11 %in% location_data[i-2,j] & "true" %in% double3data[i-3,j]) {
        location <- 11
        location_data[i,j] <- as.integer(location)
      }
      
      
    }
  }
  
print(location_data)
return(The_Players)

}

lets_play4(1,4)
## ---- chunk 17
monopolyBoard
Players <- c("Player 1", "Player 2", "Player 3", "Player 4")
Player_Bank <- c(1250, 1250, 1250, 1250)
The_Players <- data.frame(Players, Player_Bank)

Property <- c("Mediterranean", "Baltic", "Reading Railroad", "Oriental", "Vermot", "Connecticut", "St. Charles", "Electric Company", "States", "Virginia", "Pennsylvania Railroad", "St. James", "Tennessee", "New York", "Kentucky", "Indiana", "Illinios", "B&O Railroad", "Atlantic", "Ventnor", "Water Works", "Marvin Gardens", "Pacific", "N. Carolina", "Pennsylvania", "Short Line Railroad", "Park Place", "Boardwalk")
Owned_By_Player <- sample(1:4, 28, replace = TRUE)
Space <- c(2, 4, 6, 7, 9, 10, 12, 13, 14, 15, 16, 17, 19, 20, 22, 24, 25, 26, 27, 28, 29, 30, 32, 33, 35, 36, 38, 40)
Property_Statuses <- data.frame(Property, Space, Owned_By_Player)
Property_Statuses


Updating_Player_Bank <- function(location, j) {
  if(location == 2 || location == 4 || location == 6 || location == 7 || location == 9 || location == 10 || location == 12 || location == 13 || location == 14 || location == 15 || location == 16 || location == 17 || location == 19 || location == 20 || location == 22 || location == 24 || location == 25 || location == 26 || location == 27 || location == 28 || location == 29 || location == 30 || location == 32 || location == 33 || location == 35 || location == 36 || location == 38 || location == 40){
    location = location
    spot <- which(Property_Statuses$Space == location)
    cost <- which(monopolyBoard$spaces == location)
    owned_by_player <- Property_Statuses$Owned_By_Player[spot]
    The_Players$Player_Bank[owned_by_player] <- The_Players$Player_Bank[owned_by_player] + monopolyBoard$cost[cost]
    The_Players$Player_Bank[owned_by_player]
    The_Players
    
    The_Players$Player_Bank[owned_by_player] <- The_Players$Player_Bank[owned_by_player] + monopolyBoard$rent_0[cost]
    
    The_Players$Player_Bank[j] <- The_Players$Player_Bank[j] - monopolyBoard$rent_0[cost]
    
    return(The_Players)

  }
}

Updating_Player_Bank(12, 3)
## ---- chunk 18
lets_move4 = function(location) {
  dice_roll_1 <- sample(1:6, 1, replace = TRUE)
  dice_roll_2 <- sample(1:6, 1, replace = TRUE)
  
  roll_total <- sum(dice_roll_1, dice_roll_2)
  roll_double <- dice_roll_1 == dice_roll_2
  
    location = location + roll_total
    double3 = "false"
    
    j=2

  if (location <= 40) {
      location = location
      Updating_Player_Bank(location, j)
  } else {
      location = location - 40
      Updating_Player_Bank(location, j)
  }


  if(location == 8 || location == 23 || location == 27) {
    location = Drawing_Chance(location)
    Updating_Player_Bank(location, j)

  }
  
  if(location == 3 || location == 18 || location == 34) {
    location = Drawing_Community_Chest(location)
    Updating_Player_Bank(location, j)

  }


  # first double roll -> roll again
  if (roll_double == TRUE) {
    dice_roll_3 <- sample(1:6, 1, replace = TRUE)
    dice_roll_4 <- sample(1:6, 1, replace = TRUE)
    
    roll_total2 <- sum(dice_roll_3, dice_roll_4)
    roll_double2 <- dice_roll_3 == dice_roll_4
    
    location = location + roll_total2
    double3 = "false"

    
    if (location <= 40) {
      location = location
      Updating_Player_Bank(location, j)
      
    } else {
      location = location - 40
      Updating_Player_Bank(location, j)
    }
    
    
    if(location == 8 || location == 23 || location == 27) {
    location = Drawing_Chance(location)
    Updating_Player_Bank(location, j)
    }
  
  if(location == 3 || location == 18 || location == 34) {
    location = Drawing_Community_Chest(location)
    Updating_Player_Bank(location, j)
    }

    
      # second double roll -> roll again
      if (roll_double2 == TRUE) {
        dice_roll_5 <- sample(1:6, 1, replace = TRUE)
        dice_roll_6 <- sample(1:6, 1, replace = TRUE)
    
        roll_total3 <- sum(dice_roll_5, dice_roll_6)
        roll_double3 <- dice_roll_5 == dice_roll_6
    
        location = location + roll_total3
        double3 = "false"
        
        if (location <= 40) {
          location = location
          Updating_Player_Bank(location, j)
        } else {
          location = location - 40
          Updating_Player_Bank(location, j)
        }
        
        if(location == 8 || location == 23 || location == 27) {
          location = Drawing_Chance(location)
          Updating_Player_Bank(location, j)
        }
  
        if(location == 3 || location == 18 || location == 34) {
          location = Drawing_Community_Chest(location)
          Updating_Player_Bank(location, j)
         
        }

        
        # third double roll -> go to jail
          if (roll_double3 == TRUE) {
            location = monopolyBoard$spaces[monopolyBoard$name == "Jail"]
            double3 = "true"
          }
      }
  }  
   
  location = location 
  
  listdata <- (list(location, double3))
  return(listdata)
  return(Updating_Player_Bank(location, j))
  
}

lets_move4(12)
lets_move4(Updating_Player_Bank())
## ---- chunk 19

lets_play4 = function(turns, players) {
  
  location_data <- as.data.frame(matrix(nrow = turns, ncol = players))
  double3data <- as.data.frame(matrix(nrow = turns, ncol = players))
  
    colnames(location_data) <- who_goes_first2(players)[[2]]
  
    location = 1
    location_data[1,] <- location
    double3 = 0
  
    for (i in 2:turns) {
      
        for (j in 1:players) {
          
        location = lets_move4(location_data[i-1,j])[[1]]
        location_data[i,j] <- as.integer(location)
        double3data[i,j] <- lets_move4(double3)[[2]]
        print(j)
        
      # deals with landing in jail from "go to jail" space and staying there for next 3 turns
      if (31 %in% location_data[i-1,j]) { # if you land on 31 (go to jail), next location is in jail (space 11)
        location <- 11
        location_data[i,j] <- as.integer(location)
      } else if (11 %in% location_data[i-1,j] & 31 %in% location_data[i-2,j]) {
        location <- 11
        location_data[i,j] <- as.integer(location)
      } else if (11 %in% location_data[i-2,j] & 31 %in% location_data[i-3,j]) {
        location <- 11
        location_data[i,j] <- as.integer(location)
      }
        
      # landing in jail from 3x double roll and staying there for next 3 turns
      if (11 %in% location_data[i,j] & "true" %in% double3data[i-1,j]) { # "true" means player double rolled 3x -> jail
        location <- 11
        location_data[i,j] <- as.integer(location)
      } else if (11 %in% location_data[i-1,j] & "true" %in% double3data[i-2,j]) { # 
        location <- 11
        location_data[i,j] <- as.integer(location)
      } else if (11 %in% location_data[i-2,j] & "true" %in% double3data[i-3,j]) {
        location <- 11
        location_data[i,j] <- as.integer(location)
      }
        
    }
    }
    
  print(location_data)
  print(double3data)
  print(The_Players)
    
  # creates density plot of frequency of landing on each space for each player
  plot(density(location_data[,1]), xlim = c(0,40), col = "black")
  plot(location_data[,1], xlim= c(0,40), col="black", type="h", xlab="Spaces", ylab="Frequency", main="Frequency of Landing on Each Space for Each Player")
  
  colors <- c("red", "blue", "green")
  
  for (k in 2:players) {
    lines(density(location_data[,k]), col = colors[k-1]) # adds a density line for each player after the first
  }
  
  # creates density plot for total frequency landing on each space (all players spaces included)
  all_spaces <- as.vector(as.matrix(location_data))
  plot(density(all_spaces), xlim = c(0,40), col = "black")

}

lets_play4(10, 4)
